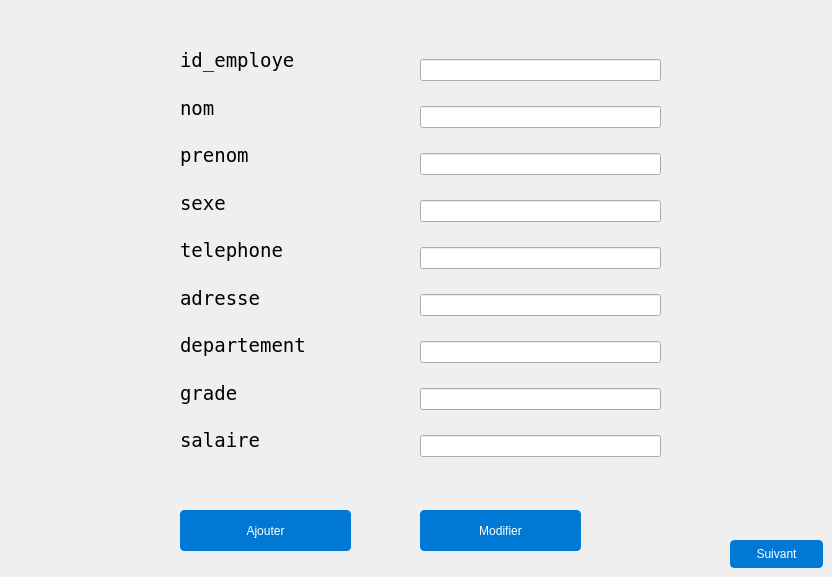
      <widget class="QWidget" name="page_12">
       <widget class="QPushButton" name="ajouter_2">
        <property name="geometry">
         <rect>
          <x>180</x>
          <y>510</y>
          <width>171</width>
          <height>41</height>
         </rect>
        </property>
        <property name="styleSheet">
         <string notr="true">QPushButton {

background-color: #0078D4; /* Button background color similar to Windows */

color: #FFFFFF; /* Button text color */

border: 1px solid #0078D4; /* Button border color */

border-radius: 4px; /* Button border radius */

padding: 6px 12px; /* Button padding */

}



QPushButton:hover {

background-color: #00559B; /* Hovered button background color */

border: 1px solid #00559B; /* Hovered button border color */

}



QPushButton:pressed {

background-color: #003C75; /* Pressed button background color */

border: 1px solid #003C75; /* Pressed button border color */

}



QPushButton:focus {

border: 1px solid #0078D4; /* Focused button border color */

outline: none; /* Remove the focus outline */

}</string>
        </property>
        <property name="text">
         <string>Ajouter</string>
        </property>
       </widget>
       <widget class="QPushButton" name="modifier_3">
        <property name="geometry">
         <rect>
          <x>420</x>
          <y>510</y>
          <width>161</width>
          <height>41</height>
         </rect>
        </property>
        <property name="styleSheet">
         <string notr="true">QPushButton {

background-color: #0078D4; /* Button background color similar to Windows */

color: #FFFFFF; /* Button text color */

border: 1px solid #0078D4; /* Button border color */

border-radius: 4px; /* Button border radius */

padding: 6px 12px; /* Button padding */

}



QPushButton:hover {

background-color: #00559B; /* Hovered button background color */

border: 1px solid #00559B; /* Hovered button border color */

}



QPushButton:pressed {

background-color: #003C75; /* Pressed button background color */

border: 1px solid #003C75; /* Pressed button border color */

}



QPushButton:focus {

border: 1px solid #0078D4; /* Focused button border color */

outline: none; /* Remove the focus outline */

}</string>
        </property>
        <property name="text">
         <string>Modifier</string>
        </property>
       </widget>
       <widget class="QPushButton" name="suivant_3">
        <property name="geometry">
         <rect>
          <x>730</x>
          <y>540</y>
          <width>93</width>
          <height>28</height>
         </rect>
        </property>
        <property name="styleSheet">
         <string notr="true">QPushButton {

background-color: #0078D4; /* Button background color similar to Windows */

color: #FFFFFF; /* Button text color */

border: 1px solid #0078D4; /* Button border color */

border-radius: 4px; /* Button border radius */

padding: 6px 12px; /* Button padding */

}



QPushButton:hover {

background-color: #00559B; /* Hovered button background color */

border: 1px solid #00559B; /* Hovered button border color */

}



QPushButton:pressed {

background-color: #003C75; /* Pressed button background color */

border: 1px solid #003C75; /* Pressed button border color */

}



QPushButton:focus {

border: 1px solid #0078D4; /* Focused button border color */

outline: none; /* Remove the focus outline */

}</string>
        </property>
        <property name="text">
         <string>Suivant</string>
        </property>
       </widget>
       <widget class="QWidget" name="verticalLayoutWidget_4">
        <property name="geometry">
         <rect>
          <x>180</x>
          <y>40</y>
          <width>221</width>
          <height>421</height>
         </rect>
        </property>
        <layout class="QVBoxLayout" name="verticalLayout_18">
         <item>
          <widget class="QLabel" name="label_49">
           <property name="font">
            <font>
             <family>NSimSun</family>
             <pointsize>14</pointsize>
            </font>
           </property>
           <property name="cursor">
            <cursorShape>ArrowCursor</cursorShape>
           </property>
           <property name="mouseTracking">
            <bool>false</bool>
           </property>
           <property name="text">
            <string>id_employe   </string>
           </property>
          </widget>
         </item>
         <item>
          <widget class="QLabel" name="label_50">
           <property name="font">
            <font>
             <family>NSimSun</family>
             <pointsize>14</pointsize>
            </font>
           </property>
           <property name="cursor">
            <cursorShape>ArrowCursor</cursorShape>
           </property>
           <property name="mouseTracking">
            <bool>false</bool>
           </property>
           <property name="text">
            <string>nom    </string>
           </property>
          </widget>
         </item>
         <item>
          <widget class="QLabel" name="label_51">
           <property name="font">
            <font>
             <family>NSimSun</family>
             <pointsize>14</pointsize>
            </font>
           </property>
           <property name="cursor">
            <cursorShape>ArrowCursor</cursorShape>
           </property>
           <property name="mouseTracking">
            <bool>false</bool>
           </property>
           <property name="text">
            <string>prenom    </string>
           </property>
          </widget>
         </item>
         <item>
          <widget class="QLabel" name="label_52">
           <property name="font">
            <font>
             <family>NSimSun</family>
             <pointsize>14</pointsize>
            </font>
           </property>
           <property name="cursor">
            <cursorShape>ArrowCursor</cursorShape>
           </property>
           <property name="mouseTracking">
            <bool>false</bool>
           </property>
           <property name="text">
            <string>sexe   </string>
           </property>
          </widget>
         </item>
         <item>
          <widget class="QLabel" name="label_53">
           <property name="font">
            <font>
             <family>NSimSun</family>
             <pointsize>14</pointsize>
            </font>
           </property>
           <property name="cursor">
            <cursorShape>ArrowCursor</cursorShape>
           </property>
           <property name="mouseTracking">
            <bool>false</bool>
           </property>
           <property name="text">
            <string>telephone    </string>
           </property>
          </widget>
         </item>
         <item>
          <widget class="QLabel" name="label_54">
           <property name="font">
            <font>
             <family>NSimSun</family>
             <pointsize>14</pointsize>
            </font>
           </property>
           <property name="cursor">
            <cursorShape>ArrowCursor</cursorShape>
           </property>
           <property name="mouseTracking">
            <bool>false</bool>
           </property>
           <property name="text">
            <string>adresse </string>
           </property>
          </widget>
         </item>
         <item>
          <widget class="QLabel" name="label_55">
           <property name="font">
            <font>
             <family>NSimSun</family>
             <pointsize>14</pointsize>
            </font>
           </property>
           <property name="cursor">
            <cursorShape>ArrowCursor</cursorShape>
           </property>
           <property name="mouseTracking">
            <bool>false</bool>
           </property>
           <property name="text">
            <string>departement</string>
           </property>
          </widget>
         </item>
         <item>
          <widget class="QLabel" name="label_56">
           <property name="font">
            <font>
             <family>NSimSun</family>
             <pointsize>14</pointsize>
            </font>
           </property>
           <property name="cursor">
            <cursorShape>ArrowCursor</cursorShape>
           </property>
           <property name="mouseTracking">
            <bool>false</bool>
           </property>
           <property name="text">
            <string>grade  </string>
           </property>
          </widget>
         </item>
         <item>
          <widget class="QLabel" name="label_57">
           <property name="font">
            <font>
             <family>NSimSun</family>
             <pointsize>14</pointsize>
            </font>
           </property>
           <property name="cursor">
            <cursorShape>ArrowCursor</cursorShape>
           </property>
           <property name="mouseTracking">
            <bool>false</bool>
           </property>
           <property name="text">
            <string>salaire</string>
           </property>
          </widget>
         </item>
        </layout>
       </widget>
       <widget class="QWidget" name="verticalLayoutWidget_5">
        <property name="geometry">
         <rect>
          <x>420</x>
          <y>40</y>
          <width>241</width>
          <height>441</height>
         </rect>
        </property>
        <layout class="QVBoxLayout" name="verticalLayout_19">
         <item>
          <widget class="QLineEdit" name="id_employe"/>
         </item>
         <item>
          <widget class="QLineEdit" name="nom"/>
         </item>
         <item>
          <widget class="QLineEdit" name="prenom"/>
         </item>
         <item>
          <widget class="QLineEdit" name="sexe"/>
         </item>
         <item>
          <widget class="QLineEdit" name="telephone"/>
         </item>
         <item>
          <widget class="QLineEdit" name="adresse"/>
         </item>
         <item>
          <widget class="QLineEdit" name="departement"/>
         </item>
         <item>
          <widget class="QLineEdit" name="grade"/>
         </item>
         <item>
          <widget class="QLineEdit" name="salaire"/>
         </item>
        </layout>
       </widget>
      </widget>
